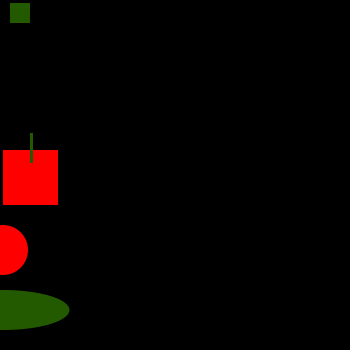
Frame 1 (no input)
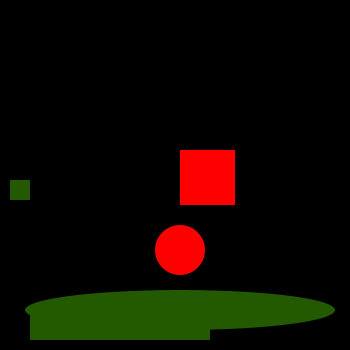
Frame 60 (the mouse pressed at the canvas centre just before this capture)
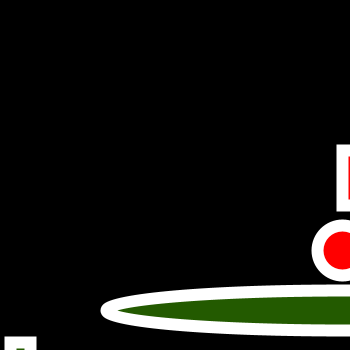
Frame 120 (the mouse held since frame 60 and released just before this capture)

The Processing sketch that drew these frames (run headless with seeded random() and noise(); from frame 60 on, the mouse is pressed at the canvas centre):

// Processing sketch: processing_79042
// ── processing_79042.pde

int x = 0; // setting global variables for sketch
int y = 130;
int speed = 3; 


void setup() { //setting the window size 350 X 350 pixels and adding smooth animation
  size(350,350);
  smooth();
  
}

void draw() { // set void draw to loop the sketch 
  background(0); // the background set to black
  move();  // set functions for move bounce and display
  bounce();
  display();
  
 
}

void move() {  // the speed of the balls are determined 
  x = x + speed;
  y = y + speed;
}



void bounce() { 
  
  if(( y > height) || ( y < 0))   // tells processing to reverse the polarity of the moving shapes to 
  
                                   // allow them to change direction when they reach the edges of the sketch window
  if (( x > width) || (x < 0)) {
    speed = speed * -1;
  }
}

 void display() {
  stroke(255);   // sets the display up to have a white stroke when the mouse position moves
  fill(255,0,0); // fill of the square and circle to red
  strokeWeight(12); // stroke wieght is enlarged 
 
  
if(mouseX > width/2 && mouseY > height/2) //if the mouseX position is less than half the width and half the hieght of the sketch window 
  ellipse(x,40,40,40);                    // draw a stroke of 12 around the red circle
 

 
  
if(mouseX < width/2 && mouseX < height/2) // makes the red square appear when the mouse is placed in the top right of the sketch window
 
  noStroke();
  rect(x,150,55,55); // sets no stroke to the square and ellipse unless the mouse is placed on the bottom right of the window
  
  
  if(mouseX > width/2 && mouseY < height/2) // if mouse is position over the top right side of the screen
                                        // change the colour of the ball from red to blue 
  fill(0,220,220); //sets the blue for the circle
 ellipse(x,250,50,50); //set the location and size for the circle
 
 if (mouseY > height/2 && mouseX < width/2)
 background(50,0,150);    // if the mouse position is on the lower left and side of the screen change the background to blue
 fill(35,90,0); //sets the fill for the squares and circles to green
 ellipse(x,310,y,40); // draws another circle at the bottom of the screen that changes size along the length of the Y axis
 rect(10,x,20,20); // first square going along the y axis 
 rect(30,y,x,30); //second rect changing length
  
 }
  
